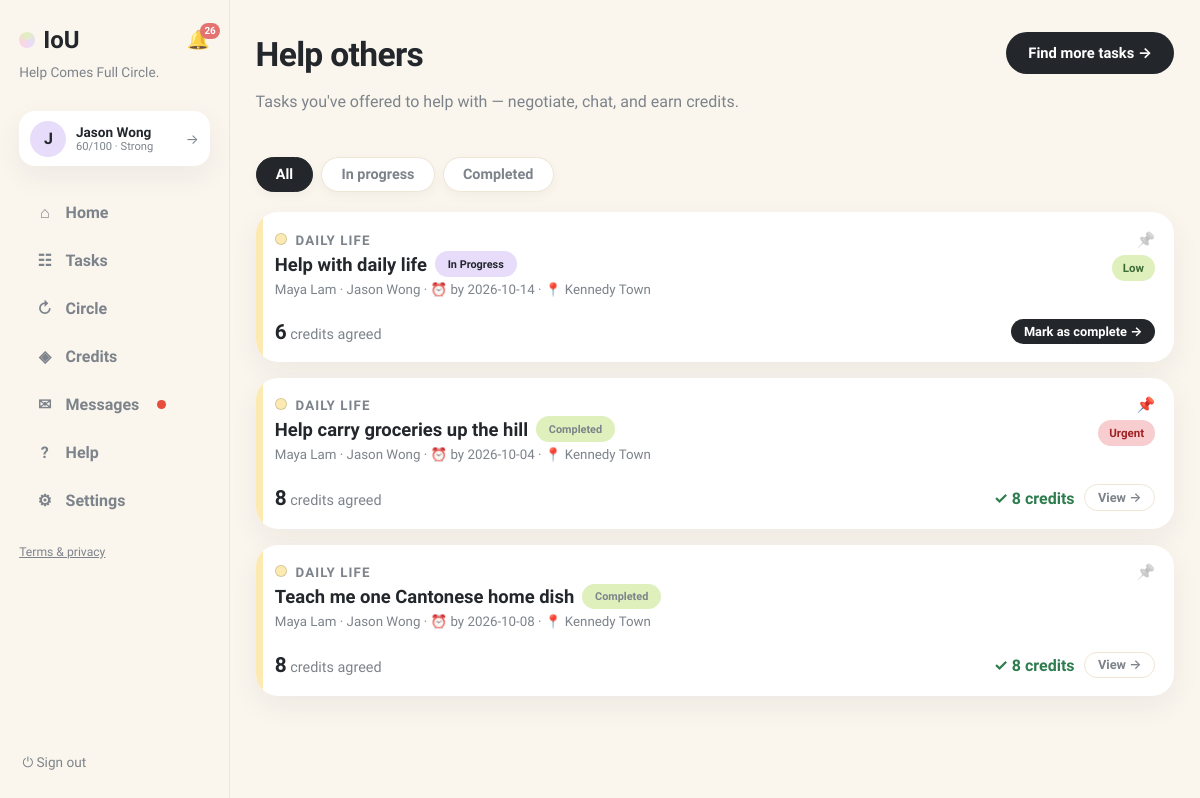
Page /helping (signed in) on the earlier database version.
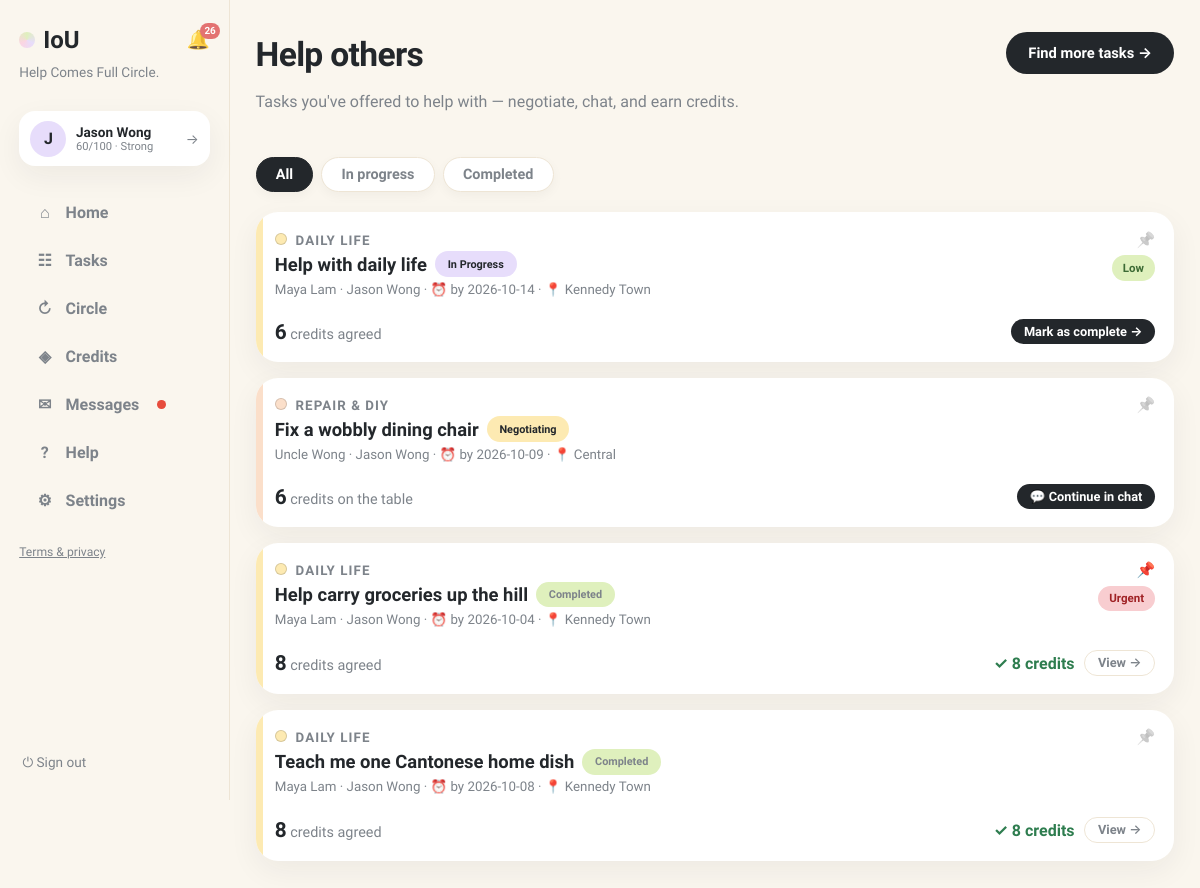
Same page on the later database version.
### tables this page shows
CREATE TABLE users (
                id INTEGER PRIMARY KEY, name TEXT NOT NULL, email TEXT UNIQUE NOT NULL,
                password TEXT NOT NULL, balance INTEGER NOT NULL DEFAULT 0,
                held_balance INTEGER NOT NULL DEFAULT 0,
                is_moderator INTEGER NOT NULL DEFAULT 0
            , language TEXT NOT NULL DEFAULT 'en', address TEXT, district TEXT, hkid TEXT, address_id TEXT, age INTEGER, birthday TEXT, skills TEXT NOT NULL DEFAULT '', community_helper INTEGER NOT NULL DEFAULT 0, created_at TEXT, consent_analytics INTEGER NOT NULL DEFAULT 0, reliability INTEGER NOT NULL DEFAULT 60, account_status TEXT NOT NULL DEFAULT 'active', analytics_consent INTEGER NOT NULL DEFAULT 0, username TEXT, bio TEXT, verification_identity TEXT NOT NULL DEFAULT 'unverified', verification_neighbourhood TEXT NOT NULL DEFAULT 'unverified', vis_photo INTEGER NOT NULL DEFAULT 1, vis_neighbourhood INTEGER NOT NULL DEFAULT 1, vis_skills INTEGER NOT NULL DEFAULT 1, vis_bio INTEGER NOT NULL DEFAULT 1, vis_completed INTEGER NOT NULL DEFAULT 1, vis_circle INTEGER NOT NULL DEFAULT 1, circle_enabled INTEGER NOT NULL DEFAULT 1);

CREATE TABLE requests (
                id INTEGER PRIMARY KEY, title TEXT NOT NULL, description TEXT NOT NULL,
                category TEXT NOT NULL, requester_id INTEGER NOT NULL,
                status TEXT NOT NULL DEFAULT 'open', provider_id INTEGER,
                requester_value INTEGER, requester_buffer INTEGER,
                provider_value INTEGER, provider_buffer INTEGER,
                agreed_value INTEGER, negotiation_deadline TEXT,
                effort_minutes INTEGER, complexity INTEGER, quality_score INTEGER,
                completed_at TEXT,
                created_at TEXT NOT NULL, location TEXT, needed_by TEXT, urgency TEXT, meetup_date TEXT, meetup_time TEXT, meetup_location TEXT, preferred_time TEXT, completion_note TEXT, completion_evidence TEXT, confirm_requester INTEGER NOT NULL DEFAULT 0, confirm_provider INTEGER NOT NULL DEFAULT 0, started_at TEXT, provider_completed_at TEXT, requester_confirmed_at TEXT, release_at TEXT, proof_path TEXT, proof_status TEXT, dispute_eligible INTEGER NOT NULL DEFAULT 1, dispute_window_days INTEGER NOT NULL DEFAULT 3, settlement_value INTEGER, circle_id INTEGER, cancel_requested_by INTEGER, cancel_reason TEXT, cancel_compensation INTEGER NOT NULL DEFAULT 0, evidence_required INTEGER NOT NULL DEFAULT 1, duration_minutes INTEGER NOT NULL DEFAULT 0,
                FOREIGN KEY(requester_id) REFERENCES users(id),
                FOREIGN KEY(provider_id) REFERENCES users(id)
            );

### app.py (the view)
@app.get("/helping", response_class=HTMLResponse)
def helping(request: Request):
    user = current_user(request)
    if not user:
        return RedirectResponse("/login", status_code=303)
    with db() as connection:
        requests, recommendations = load_board(connection)
        pinned_ids = {row["request_id"] for row in connection.execute(
            "SELECT request_id FROM pins WHERE user_id=?", (user["id"],)).fetchall()}
        joined = [
            item for item in requests
            if item["provider_id"] == user["id"] and item["requester_id"] != user["id"]
        ]
        joined.sort(key=lambda i: i["id"] not in pinned_ids)
        helping_active = [item for item in joined if item["status"] not in ("completed", "resolved", "cancelled")]
        helping_done = [item for item in joined if item["status"] in ("completed", "resolved")]
        history = load_history(connection, user["id"])
        disputes = load_disputes(connection)
    return render(
        request,
        "helping.html",
        page="helping",
        helping_active=helping_active,
        helping_done=helping_done,
        history=history,
        disputes=disputes,
        recommendations=recommendations,
        pinned_ids=pinned_ids,
        task_categories=TASK_CATEGORIES,
    )

### templates/helping.html (shortened to what this page needs)
{% extends "base.html" %}
{% block content %}
<header class="page-head">
  <div>
    <h1>Help others</h1>
    <p class="muted">Tasks you've offered to help with — negotiate, chat, and earn credits.</p>
  </div>
  <a class="btn-primary" href="/browse">Find more tasks →</a>
</header>
<div class="tabs" id="tabs">
  <button class="tab active" data-tab="all">All</button>
  <button class="tab" data-tab="active">In progress</button>
  <button class="tab" data-tab="done">Completed</button>
</div>
<div class="card-list" id="post-list">
  {% for item in helping_active %}<div class="post-item" data-group="active">{% include "manage_card.html" %}</div>{% endfor %}
  {% for item in helping_done %}<div class="post-item" data-group="done">{% include "manage_card.html" %}</div>{% endfor %}
</div>
{% endblock %}

### templates/base.html (shortened to what this page needs)
<!doctype html>
<html lang="en"><head><link rel="stylesheet" href="/static/style.css"></head>
<body class="app-body">
<nav class="sidebar">
  <div class="brand-row">
    <a class="brand" href="/"><span class="brand-dot"></span>IoU</a>
    {% if user %}
    <a class="bell {% if page == 'notifications' %}active{% endif %}" href="/notifications" title="Notifications">🔔{% if unread_notifs or unread_msgs %}<span class="bell-badge">{{ (unread_notifs or 0) + (unread_msgs or 0) }}</span>{% endif %}</a>
    {% endif %}
  </div>
  <p class="brand-tag">Help Comes Full Circle.</p>
  {% if user %}
  <a class="side-user" href="/profile" title="Your profile">
    <div class="avatar">{{ user.name[0] }}</div>
    {% set sc = user.reliability if user.reliability is not none else 60 %}
    {% set lab = 'Suspended' if sc <= 0 else ('Restricted' if sc < 30 else ('Limited' if sc < 60 else ('Strong' if sc < 80 else 'Excellent'))) %}
    <div class="sidebar-user-meta"><b>{{ user.name }}</b>
      <small>{{ sc }}/100 · {{ lab }}</small>
    </div>
    <span class="side-user-arrow">→</span>
  </a>
  <div class="nav-links">
    <a class="nav-link {% if page == 'home' %}active{% endif %}" href="/"><span class="nav-ico">⌂</span>Home</a>
    <a class="nav-link {% if page == 'browse' %}active{% endif %}" href="/browse"><span class="nav-ico">☷</span>Tasks</a>
    <a class="nav-link {% if page == 'circle' %}active{% endif %}" href="/chain-invitations"><span class="nav-ico">↻</span>Circle{% if circle_pending %}<span class="unread-dot"></span>{% endif %}</a>
    <a class="nav-link {% if page == 'credits' %}active{% endif %}" href="/history"><span class="nav-ico">◈</span>Credits</a>
    <a class="nav-link {% if page == 'messages' %}active{% endif %}" href="/messages"><span class="nav-ico">✉</span>Messages{% if unread_msgs %}<span class="unread-dot"></span>{% endif %}</a>
    <a class="nav-link {% if page == 'help' %}active{% endif %}" href="/help"><span class="nav-ico">?</span>Help</a>
    <a class="nav-link {% if page == 'account' %}active{% endif %}" href="/account"><span class="nav-ico">⚙</span>Settings</a>
  </div>
  <p class="nav-footer"><a href="/legal">Terms &amp; privacy</a></p>
  <form method="post" action="/logout" class="side-logout"><button class="link-button" title="Sign out">⏻ Sign out</button></form>
  {% else %}
  <div class="nav-links">
    <a class="nav-link" href="/login"><span class="nav-ico">→</span>Sign in</a>
    <a class="nav-link" href="/register"><span class="nav-ico">＋</span>Create account</a>
  </div>
  <p class="nav-footer"><a href="/legal">Terms &amp; privacy</a></p>
  {% endif %}
</nav>
<main class="content {% block content_class %}{% endblock %}">{% block content %}{% endblock %}</main>
</body></html>

### templates/manage_card.html (shortened to what this page needs)
<article class="card request-card browse-card manage-card cat-{{ item.category|slug }}">
  <div class="row">
    <div class="card-head">
      <span class="cat-dot cat-{{ item.category|slug }}"></span>
      <small class="cat-name">{{ item.category }}</small>
      <h2><a class="title-link" href="/requests/{{ item.id }}">{{ item.title }}</a>
        <span class="status s-{{ item.status }}">{{ status_labels[item.status] if status_labels is defined and item.status in status_labels else item.status.replace('_',' ') }}</span>
      </h2>
      <small class="muted browse-meta">
        {{ item.requester_name }}{% if item.provider_name %} · {{ item.provider_name }}{% endif %}
        {% if item.preferred_time %} · 🕒 {{ item.preferred_time|replace('T',' ') }}{% elif item.needed_by %} · ⏰ by {{ item.needed_by }}{% endif %}
        {% if item.location %} · 📍 {{ item.location }}{% endif %}
      </small>
    </div>
    <div class="badge-col">
      {% if pinned_ids is defined %}
      <form method="post" action="/requests/{{ item.id }}/pin" class="pin-form"><input type="hidden" name="next" value="{{ next or '' }}"><button class="pin-btn {% if item.id in pinned_ids %}on{% endif %}" title="{% if item.id in pinned_ids %}Unpin{% else %}Pin to top{% endif %}">📌</button></form>
      {% endif %}
      {% if item.urgency and item.urgency != 'flexible' %}<span class="urgency urgency-{{ item.urgency }}">{{ item.urgency }}</span>{% endif %}
    </div>
  </div>
  <div class="card-cta manage-cta">
    <span class="browse-offer manage-credits">
      {% if item.agreed_value %}<b>{{ item.agreed_value }}</b> credits agreed
      {% elif item.status == 'negotiating' and item.provider_value %}<b>{{ item.provider_value if item.requester_id == user.id else item.requester_value }}</b> credits on the table
      {% else %}<b>{{ item.requester_value }}</b> credits offered{% endif %}
    </span>
    {% if item.status == 'open' %}
      <a class="btn-ghost btn-sm" href="/requests/{{ item.id }}">View details →</a>
    {% elif item.status == 'negotiating' %}
      <a class="btn-primary btn-sm" href="/chat/{{ item.id }}">💬 Continue in chat</a>
    {% elif item.status == 'agreement_pending' %}
      <a class="btn-primary btn-sm" href="/chat/{{ item.id }}">Confirm exchange →</a>
    {% elif item.status == 'confirmed' %}
      <a class="btn-primary btn-sm" href="/chat/{{ item.id }}">📅 Schedule meetup</a>
    {% elif item.status == 'scheduled' %}
      <small class="muted">📅 {{ item.meetup_date }} {{ item.meetup_time }}</small><a class="btn-primary btn-sm" href="/chat/{{ item.id }}">Open workspace →</a>
    {% elif item.status == 'in_progress' %}
      {% if item.provider_id == user.id %}<a class="btn-primary btn-sm" href="/chat/{{ item.id }}">Mark as complete →</a>
      {% else %}<a class="btn-ghost btn-sm" href="/chat/{{ item.id }}">💬 Open chat</a>{% endif %}
    {% elif item.status == 'completion_submitted' %}
      {% if item.requester_id == user.id %}<a class="btn-primary btn-sm" href="/chat/{{ item.id }}">Review completion →</a>
      {% else %}<a class="btn-ghost btn-sm" href="/requests/{{ item.id }}">View details →</a>{% endif %}
    {% elif item.status == 'disputed' %}
      <a class="btn-primary btn-sm" href="/chat/{{ item.id }}">⚖️ Resolve dispute</a>
    {% elif item.status == 'human_review' %}
      <small class="muted">Moderator reviewing…</small><a class="btn-ghost btn-sm" href="/requests/{{ item.id }}">View →</a>
    {% elif item.status in ('completed','resolved') %}
      <span class="success">✓ {{ item.agreed_value }} credits</span>
      <a class="btn-ghost btn-sm" href="/requests/{{ item.id }}">View →</a>
    {% endif %}
  </div>
</article>

Differences in the rows shown:
now on this page (row edited): requests: category "REPAIR & DIY", title "Fix a wobbly dining chair", status "Negotiating", requester_name "Uncle Wong", provider_name "Jason Wong", needed_by "2026-10-09", location "Central", requester_value "6", shown under "Help others"
